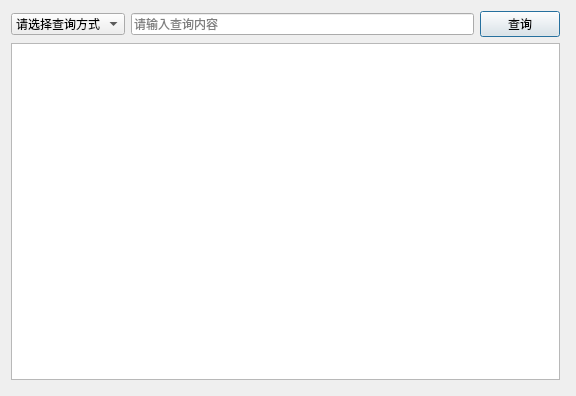
<?xml version="1.0" encoding="UTF-8"?>
<ui version="4.0">
 <class>QueryCommodity</class>
 <widget class="QDialog" name="QueryCommodity">
  <property name="geometry">
   <rect>
    <x>0</x>
    <y>0</y>
    <width>576</width>
    <height>396</height>
   </rect>
  </property>
  <property name="windowTitle">
   <string>商品查询</string>
  </property>
  <widget class="QWidget" name="layoutWidget">
   <property name="geometry">
    <rect>
     <x>0</x>
     <y>0</y>
     <width>571</width>
     <height>391</height>
    </rect>
   </property>
   <layout class="QVBoxLayout" name="verticalLayout">
    <item>
     <layout class="QHBoxLayout" name="horizontalLayout">
      <item>
       <widget class="QComboBox" name="choice">
        <item>
         <property name="text">
          <string>请选择查询方式</string>
         </property>
        </item>
        <item>
         <property name="text">
          <string>编号</string>
         </property>
        </item>
        <item>
         <property name="text">
          <string>名称</string>
         </property>
        </item>
        <item>
         <property name="text">
          <string>分类</string>
         </property>
        </item>
        <item>
         <property name="text">
          <string>用途</string>
         </property>
        </item>
        <item>
         <property name="text">
          <string>库存量</string>
         </property>
        </item>
        <item>
         <property name="text">
          <string>仓库所在地</string>
         </property>
        </item>
        <item>
         <property name="text">
          <string>仓库编号</string>
         </property>
        </item>
       </widget>
      </item>
      <item>
       <widget class="QLineEdit" name="inputInformation">
        <property name="placeholderText">
         <string>请输入查询内容</string>
        </property>
        <property name="clearButtonEnabled">
         <bool>true</bool>
        </property>
       </widget>
      </item>
      <item>
       <widget class="QPushButton" name="searchButton">
        <property name="text">
         <string>查询</string>
        </property>
       </widget>
      </item>
     </layout>
    </item>
    <item>
     <widget class="QTableView" name="tableViewInformation"/>
    </item>
   </layout>
  </widget>
 </widget>
 <layoutdefault spacing="6" margin="11"/>
 <resources/>
 <connections/>
</ui>
